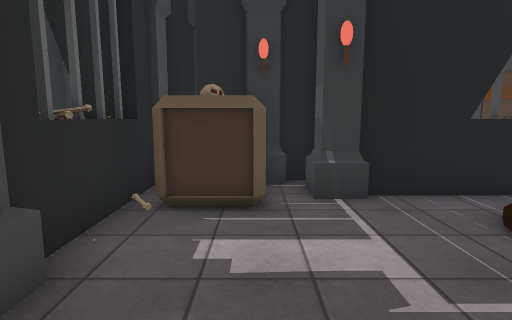
[1] (above)

16 first-person views from a walk through a scene from a Unity 3-D project. The camera is 1.4 m above the floor, tilts 8° down and sees 80° across. The floor is counted in squares, 1 m on a side. Each view is taken from the middle of a square. On the plan, view 1 faces up. The plan holds only what a view shows up to about 14 squares ahead; the rest is blank. The place goes on beyond the plan. The player character is not drawn. Some surface patterns are stand-ins.

[2]
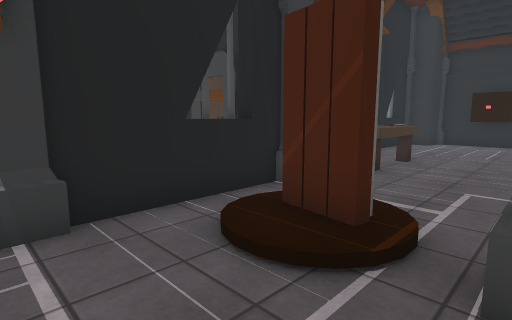

[3]
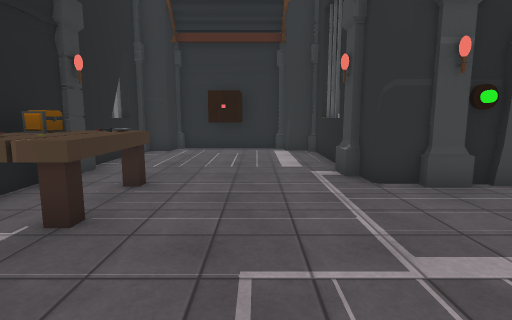

[4]
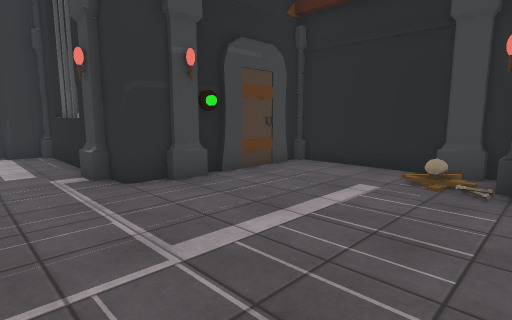

[5]
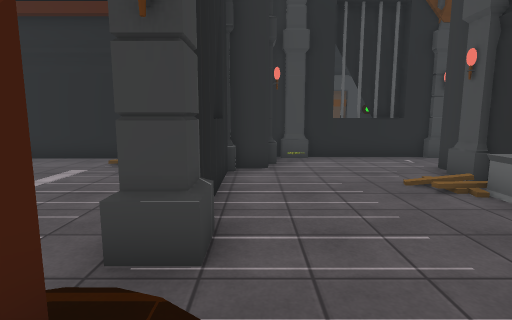

[6]
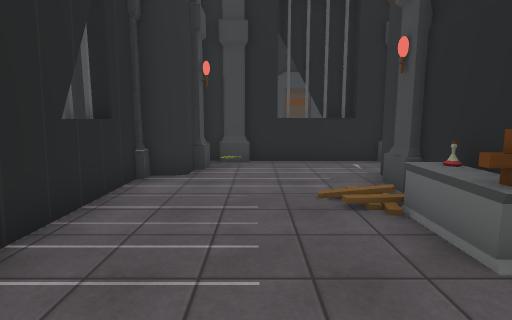

[7]
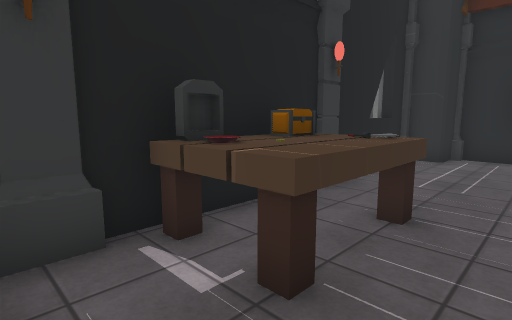

[8]
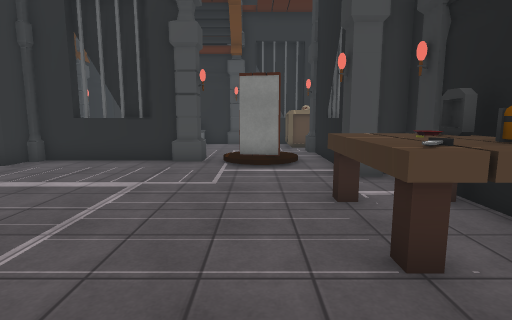

[9]
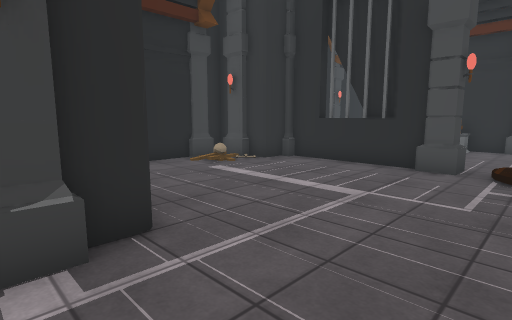

[10]
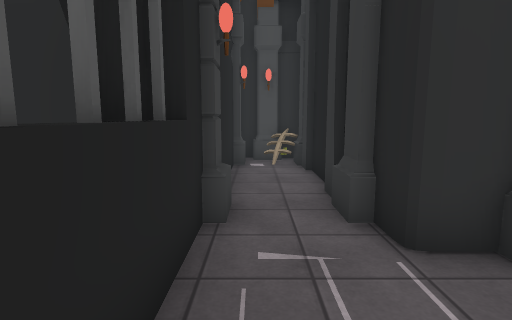

[11]
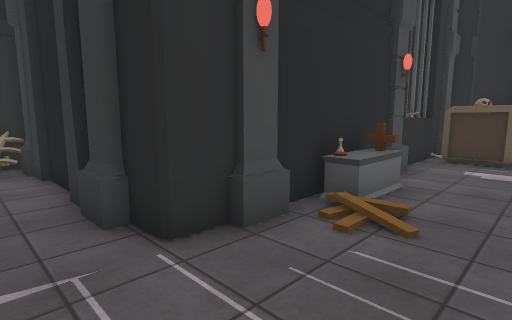

[12]
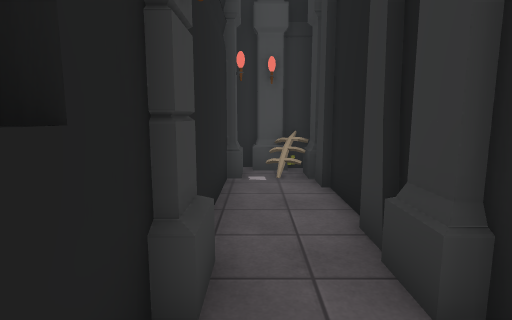

[13]
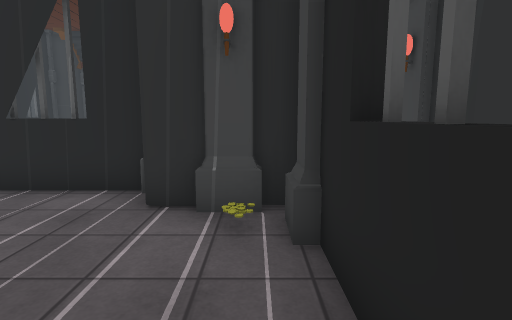

[14]
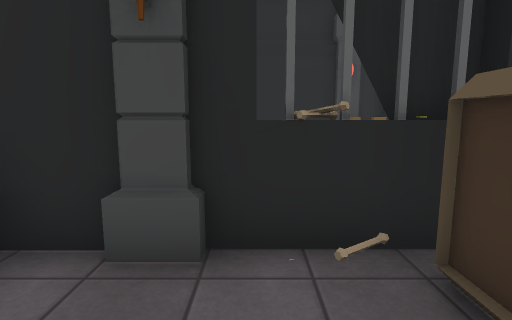

[15]
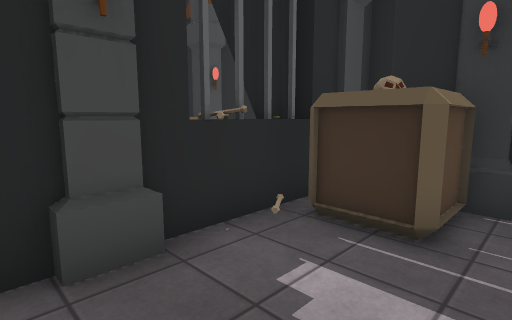

[16]
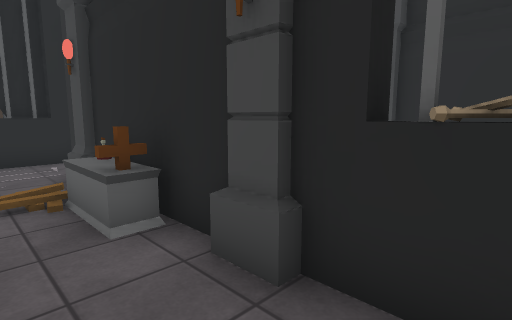

### Floor plan
Key: @ floor where view 1 was taken; # wall or solid block; . floor; / step, stairs or slope; = window, fence, low wall or low ledge; P pillar; C crate; S skull; B bones; W sword; T table; H chest; F coffin; O other object.
Columns run from 10 left of view 1 to 21 right of it. Each row starts with its distance up from view 1.
  9    #             #            OO
  8   ##             #             O
  7   #P   P  P#    ##P#### ##=#P
  6   #    ##CCP #####POH .P....##
  5   #O   #OSC######P.TTW.......#
  4   #    #OB.../O/...TTT.....OO#
  3   #    ##..../OO...........OO
  2   #    P .....//.............#
  1   P     #.....P.............##
  0         #F@...#.............#
 -1         #F....#......# P## #P
 -2         #/....=......#
 -3         #.....#......##
 -4   P####P#....#P#.....#
 -5  OP#..#P.....#P##....#
 -6 ###..........# #######
 -7   ######## #P# ##P   PP
 -8        #
 -9        #     #P

Where each view was taken, in squares from view 1:
view 1: 0 up, 0 right, facing up
view 2: 1 up, 1 right, facing up-right
view 3: 2 up, 5 right, facing right
view 4: 2 up, 5 right, facing down-right
view 5: 4 up, 3 right, facing down
view 6: 3 up, 1 right, facing down
view 7: 3 up, 7 right, facing up-right
view 8: 3 up, 14 right, facing left
view 9: 3 up, 13 right, facing down-left
view 10: 6 down, 1 right, facing left
view 11: 6 down, 1 right, facing up-left
view 12: 6 down, 1 left, facing left
view 13: 6 down, 2 left, facing right
view 14: 3 up, 1 right, facing left
view 15: 1 up, 1 right, facing up-left
view 16: 4 up, 0 right, facing down-left
